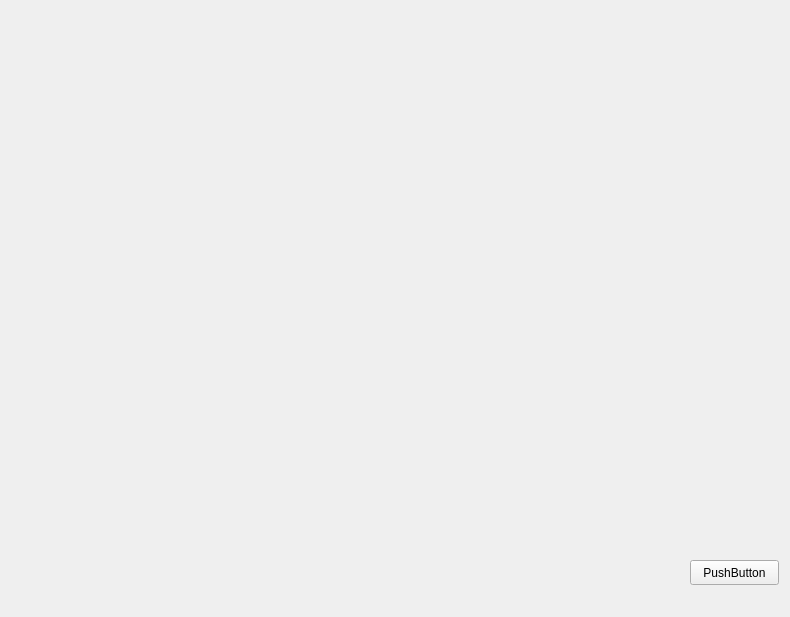
<?xml version="1.0" encoding="UTF-8"?>
<ui version="4.0">
 <class>MplWidget</class>
 <widget class="QWidget" name="MplWidget">
  <property name="geometry">
   <rect>
    <x>0</x>
    <y>0</y>
    <width>790</width>
    <height>617</height>
   </rect>
  </property>
  <property name="windowTitle">
   <string>Form</string>
  </property>
  <widget class="QWidget" name="plotwidget" native="true">
   <property name="geometry">
    <rect>
     <x>9</x>
     <y>9</y>
     <width>772</width>
     <height>521</height>
    </rect>
   </property>
  </widget>
  <widget class="QPushButton" name="pushButton">
   <property name="geometry">
    <rect>
     <x>690</x>
     <y>560</y>
     <width>89</width>
     <height>25</height>
    </rect>
   </property>
   <property name="text">
    <string>PushButton</string>
   </property>
  </widget>
 </widget>
 <resources/>
 <connections/>
</ui>
